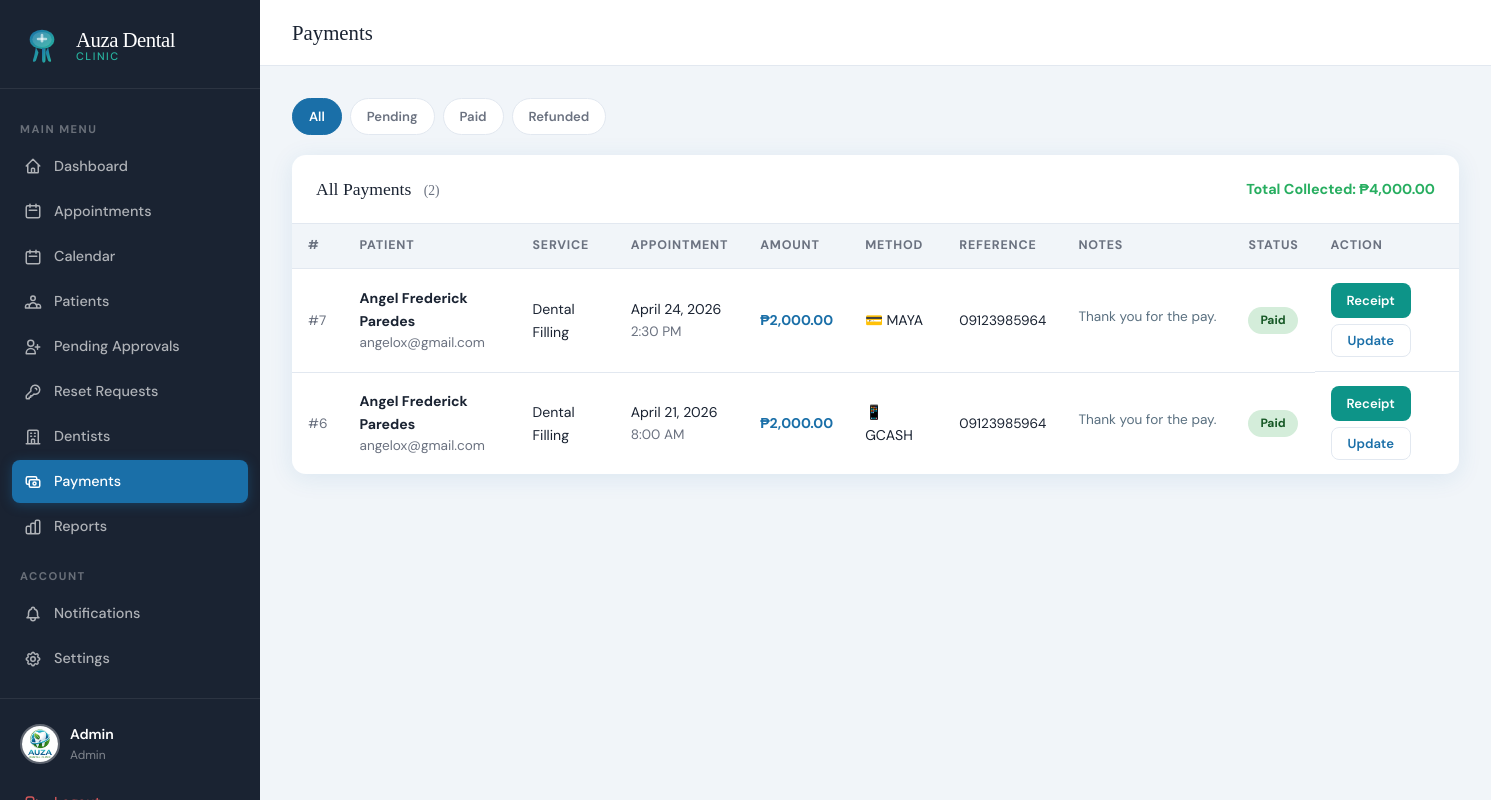
Page /index.php?page=admin_payments (signed in) on the earlier database version.
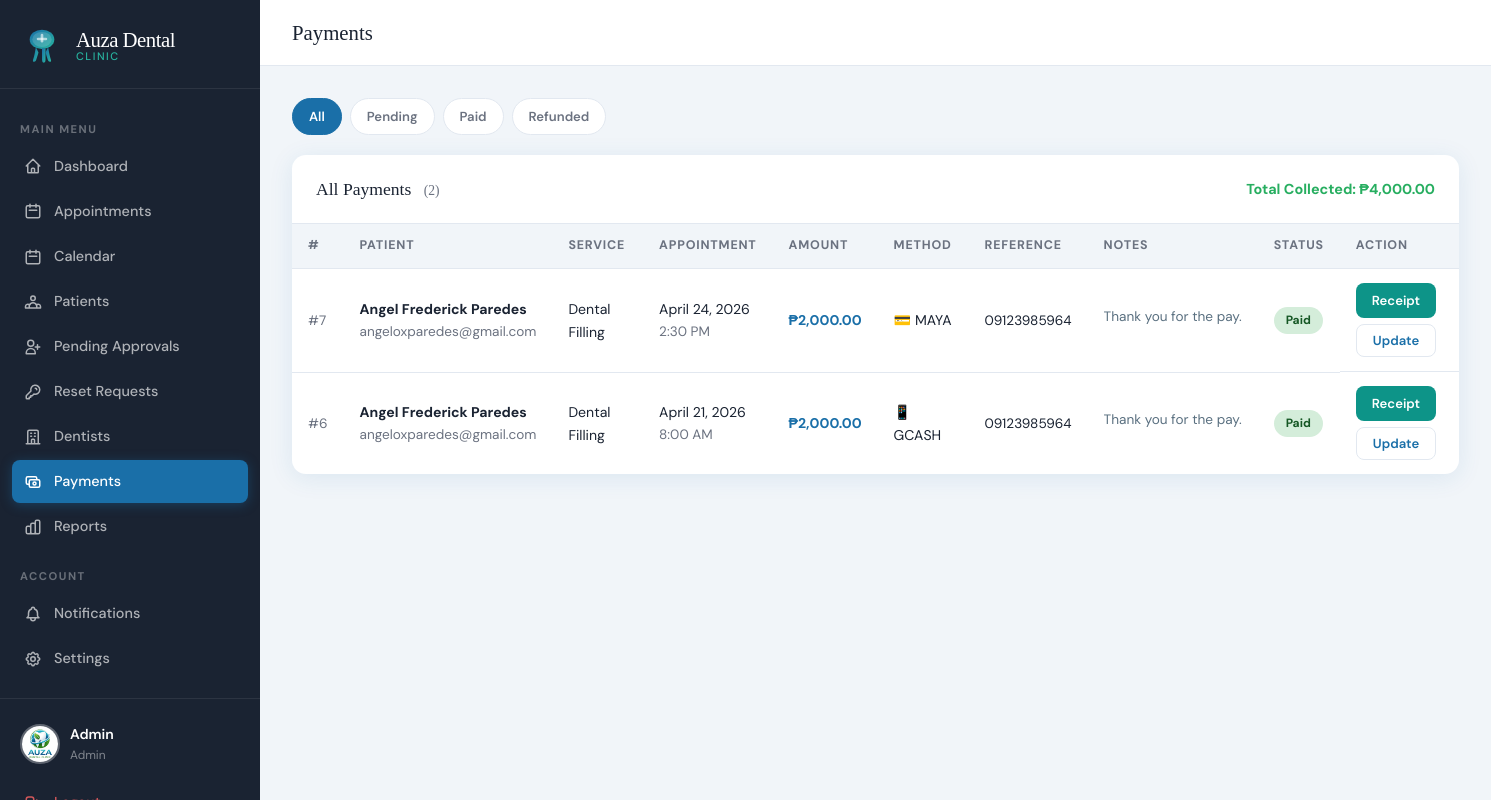
Same page on the later database version.
### tables this page shows
CREATE TABLE `payments` (
  `id` int(11) NOT NULL,
  `appointment_id` int(11) NOT NULL,
  `patient_id` int(11) NOT NULL,
  `amount` decimal(10,2) NOT NULL,
  `method` enum('cash','gcash','maya','card') DEFAULT 'cash',
  `status` enum('pending','paid','refunded') DEFAULT 'pending',
  `reference_no` varchar(100) DEFAULT NULL,
  `notes` text DEFAULT NULL,
  `paid_at` datetime DEFAULT NULL,
  `created_at` datetime DEFAULT current_timestamp()
);

CREATE TABLE `users` (
  `id` int(11) NOT NULL,
  `first_name` varchar(100) NOT NULL,
  `last_name` varchar(100) NOT NULL,
  `email` varchar(150) NOT NULL,
  `password` varchar(255) NOT NULL,
  `phone` varchar(20) DEFAULT NULL,
  `role` enum('admin','patient') DEFAULT 'patient',
  `is_verified` tinyint(1) DEFAULT 1,
  `status` enum('pending','approved','rejected') DEFAULT 'pending',
  `created_at` datetime DEFAULT current_timestamp(),
  `avatar` varchar(255) DEFAULT NULL,
  `temp_password` varchar(255) DEFAULT NULL
);

CREATE TABLE `services` (
  `id` int(11) NOT NULL,
  `name` varchar(150) NOT NULL,
  `description` text DEFAULT NULL,
  `duration_minutes` int(11) DEFAULT 30,
  `price` decimal(10,2) DEFAULT 0.00,
  `is_active` tinyint(1) DEFAULT 1
);

CREATE TABLE `appointments` (
  `id` int(11) NOT NULL,
  `patient_id` int(11) NOT NULL,
  `dentist_id` int(11) NOT NULL,
  `service_id` int(11) NOT NULL,
  `appointment_date` date NOT NULL,
  `appointment_time` time NOT NULL,
  `status` enum('pending','confirmed','completed','cancelled') DEFAULT 'pending',
  `notes` text DEFAULT NULL,
  `reschedule_reason` text DEFAULT NULL,
  `rescheduled_at` datetime DEFAULT NULL,
  `original_date` date DEFAULT NULL,
  `original_time` time DEFAULT NULL,
  `created_at` datetime DEFAULT current_timestamp()
);

### app/controllers/AdminController.php (called while the page is built, shortened)
<?php
require_once __DIR__ . '/../config.php';
class AdminController {
    public function payments() {
        $payments = callProcedure('sp_get_all_payments');
        require __DIR__ . '/../views/admin/payments.php';
    }
}

### app/config.php (called while the page is built, shortened)
<?php
function getDB() {
    static $conn = null;
    if ($conn === null) {
        $conn = new mysqli(DB_HOST, DB_USER, DB_PASS, DB_NAME);
        $conn->set_charset('utf8mb4');
    }
    return $conn;
}
function callProcedure($proc_name, $params = []) {
    $db = getDB();
    if (empty($params)) {
        $sql = "CALL {$proc_name}()";
        $result = $db->query($sql);
    }
    $rows = [];
    while ($row = $result->fetch_assoc()) {
        $rows[] = $row;
    }
    return $rows;
}
function formatDate($date) {
    return date('F j, Y', strtotime($date));
}
function formatTime($time) {
    return date('g:i A', strtotime($time));
}

### app/views/admin/payments.php (the view, shortened to what the changed rows need)
<!DOCTYPE html>
<html lang="en">
<head>
<link rel="stylesheet" href="<?= APP_URL ?>/public/css/style.css">
</head>
<body>
<div class="app-layout">
  <div class="main-content">
    <div class="page-content">
      <div class="card">
        <div class="table-wrap">
          <?php if (empty($payments)): ?>
            <div class="empty-state">
              <svg xmlns="http://www.w3.org/2000/svg" fill="none" viewBox="0 0 24 24" stroke="currentColor"><path stroke-linecap="round" stroke-linejoin="round" stroke-width="1" d="M17 9V7a2 2 0 00-2-2H5a2 2 0 00-2 2v6a2 2 0 002 2h2m2 4h10a2 2 0 002-2v-6a2 2 0 00-2-2H9a2 2 0 00-2 2v6a2 2 0 002 2zm7-5a2 2 0 11-4 0 2 2 0 014 0z"/></svg>
              <h3>No Payments Found</h3>
              <p>Payments will appear here once patients submit them</p>
            </div>
          <?php else: ?>
          <table>
            <thead>
              <tr>
                <th>#</th>
                <th>Patient</th>
                <th>Service</th>
                <th>Appointment</th>
                <th>Amount</th>
                <th>Method</th>
                <th>Reference</th>
                <th>Notes</th>
                <th>Status</th>
                <th>Action</th>
              </tr>
            </thead>
            <tbody>
              <?php foreach ($payments as $p): ?>
              <tr>
                <td class="text-sm text-gray">#<?= $p['id'] ?></td>
                <td>
                  <div class="font-bold"><?= htmlspecialchars($p['patient_name']) ?></div>
                  <div class="text-sm text-gray"><?= htmlspecialchars($p['patient_email']) ?></div>
                </td>
                <td><?= htmlspecialchars($p['service_name']) ?></td>
                <td>
                  <div><?= formatDate($p['appointment_date']) ?></div>
                  <div class="text-sm text-gray"><?= formatTime($p['appointment_time']) ?></div>
                </td>
                <td class="font-bold text-primary">₱<?= number_format($p['amount'],2) ?></td>
                <td>
                  <?php
                    $methodIcons = ['cash'=>'💵','gcash'=>'📱','maya'=>'💳','card'=>'💳'];
                    echo ($methodIcons[$p['method']] ?? '💵') . ' ' . strtoupper($p['method']);
                  ?>
                </td>
                <td class="text-sm"><?= htmlspecialchars($p['reference_no'] ?: '—') ?></td>
                <td class="text-sm">
                  <?php if (!empty($p['notes'])): ?>
                    <span title="<?= htmlspecialchars($p['notes']) ?>"
                      style="display:inline-block;max-width:150px;white-space:nowrap;overflow:hidden;text-overflow:ellipsis;color:#5a7080;cursor:help;">
                      <?= htmlspecialchars($p['notes']) ?>
                    </span>
                  <?php else: ?>
                    <span style="color:#ccc;">—</span>
                  <?php endif; ?>
                </td>
                <td>
                  <?php
                    $pBadges = ['pending'=>'badge-pending','paid'=>'badge-completed','refunded'=>'badge-cancelled'];
                    echo "<span class='badge ".($pBadges[$p['status']]?:'badge-pending')."'>".ucfirst($p['status'])."</span>";
                  ?>
                </td>
                <td style="display:flex;gap:6px;align-items:center;flex-wrap:wrap;">
                  <?php if ($p['status'] === 'paid'): ?>
                    <a href="<?= APP_URL ?>/download_receipt.php?id=<?= $p['id'] ?>"
                       target="_blank"
                       class="btn btn-sm"
                       style="background:#0d9488;color:#fff;text-decoration:none;">
                      Receipt
                    </a>
                  <?php endif; ?>
                  <button class="btn btn-ghost btn-sm"
                    data-id="<?= $p['id'] ?>"
                    data-status="<?= htmlspecialchars($p['status']) ?>"
                    data-notes="<?= htmlspecialchars($p['notes'] ?? '') ?>"
                    onclick="openPayModal(this)">
                    Update
                  </button>
                </td>
              </tr>
              <?php endforeach; ?>
            </tbody>
          </table>
          <?php endif; ?>
        </div>
      </div>
    </div>
  </div>
</div>
</body>
</html>

Differences in the rows shown:
changed through a linked row, payments "MAYA": patient.email "angelox@gmail.com" → "angeloxparedes@gmail.com"
changed through a linked row, payments "GCASH": patient.email "angelox@gmail.com" → "angeloxparedes@gmail.com"
